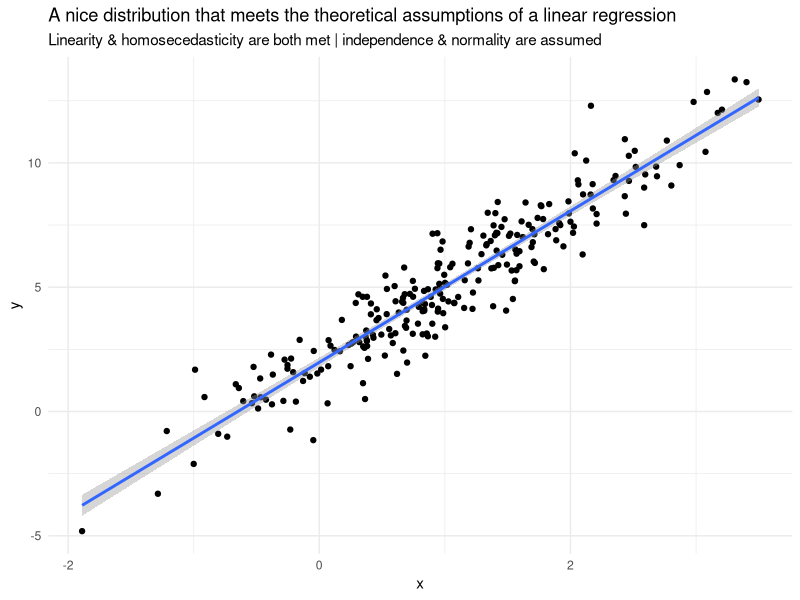
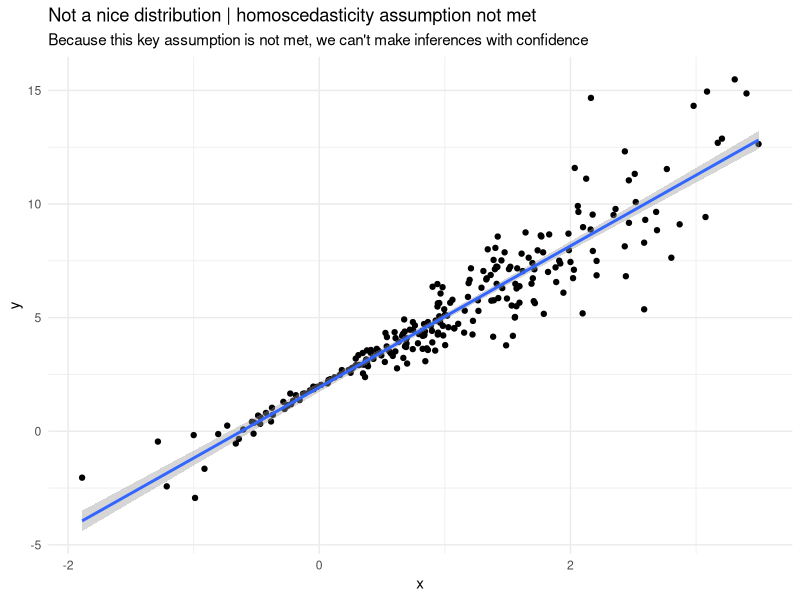
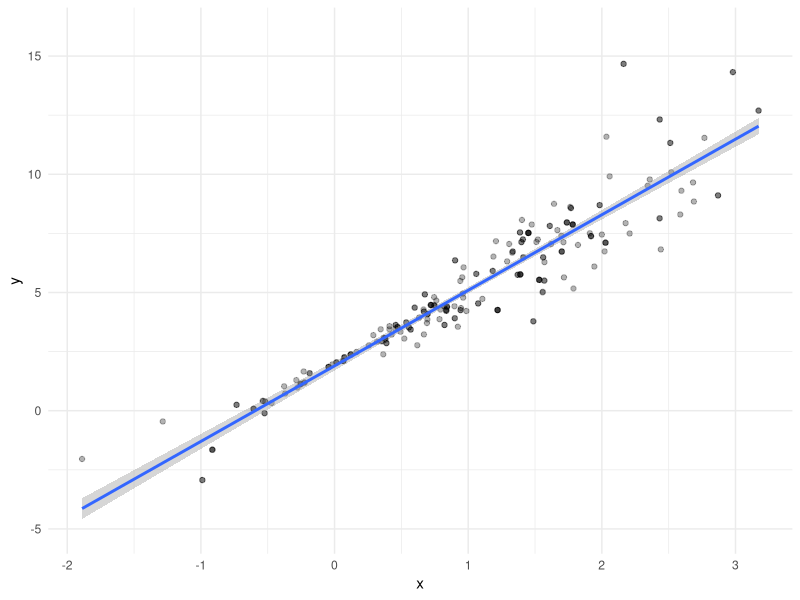

Write R code to recreate these figures, in order.
## ---- chunk 1
library(tidyverse)
library(modelr)

knitr::opts_chunk$set(
  fig.width = 6,
  fig.asp = .6,
  out.width = "90%"
)
theme_set(theme_minimal() + theme(legend.position = "bottom"))
options(
  ggplot2.continuous.colour = "viridis",
  ggplot2.continuous.fill = "viridis"
)
scale_colour_discrete = scale_color_viridis_d
scale_fill_discrete = scale_fill_viridis_d

set.seed(1)
## ---- chunk 2
n_samp = 250

sim_df_const = 
  tibble(
    x = rnorm(n_samp, 1, 1),
    error = rnorm(n_samp, 0, 1),
    y = 2 + 3 * x + error
  )

sim_df_nonconst = sim_df_const %>% 
  mutate(
  error = error * .75 * x,
  y = 2 + 3 * x + error
)

## ---- chunk 3
sim_df_const %>% 
  ggplot(aes(x = x, y = y)) + 
  geom_point() + 
  geom_smooth(method = "lm") + 
  labs(
    title = "A nice distribution that meets the theoretical assumptions of a linear regression", 
    subtitle = "Linearity & homosecedasticity are both met | independence & normality are assumed"
  )



sim_df_nonconst %>% 
  ggplot(aes(x = x, y = y)) + 
  geom_point() + 
  geom_smooth(method = "lm") + 
  labs(
    title = "Not a nice distribution | homoscedasticity assumption not met", 
    subtitle = "Because this key assumption is not met, we can't make inferences with confidence"
  )
## ---- chunk 4
lm(y ~ x, data = sim_df_const) %>% broom::tidy()
lm(y ~ x, data = sim_df_nonconst) %>% broom::tidy()
## ---- chunk 5
boot_sample = function(df) {
  
  sample_frac(df, size = 1, replace = TRUE) %>% 
    arrange(x)
  
  #size = 1 specifies that we want to draw a sample the same size as our dataframe & replace = TRUE tells is that we want to draw samples with replacements, such that multiple obs may be resampled. 
  # Why do we want it to be the same size? because our variance estimates (& vis a vi our confidence intervals) are dependent on sample size. That's why we "size = 1" 
  
}

## ---- chunk 6
boot_sample(sim_df_nonconst) %>%  
  ggplot(aes(x = x, y = y)) + 
  geom_point(alpha = .3) + 
  geom_smooth(method = "lm") + 
  ylim(-5, 16)
  
## ---- chunk 7
boot_sample(sim_df_nonconst) %>%  
   lm(y ~ x, data = .) %>% 
  broom::tidy()
